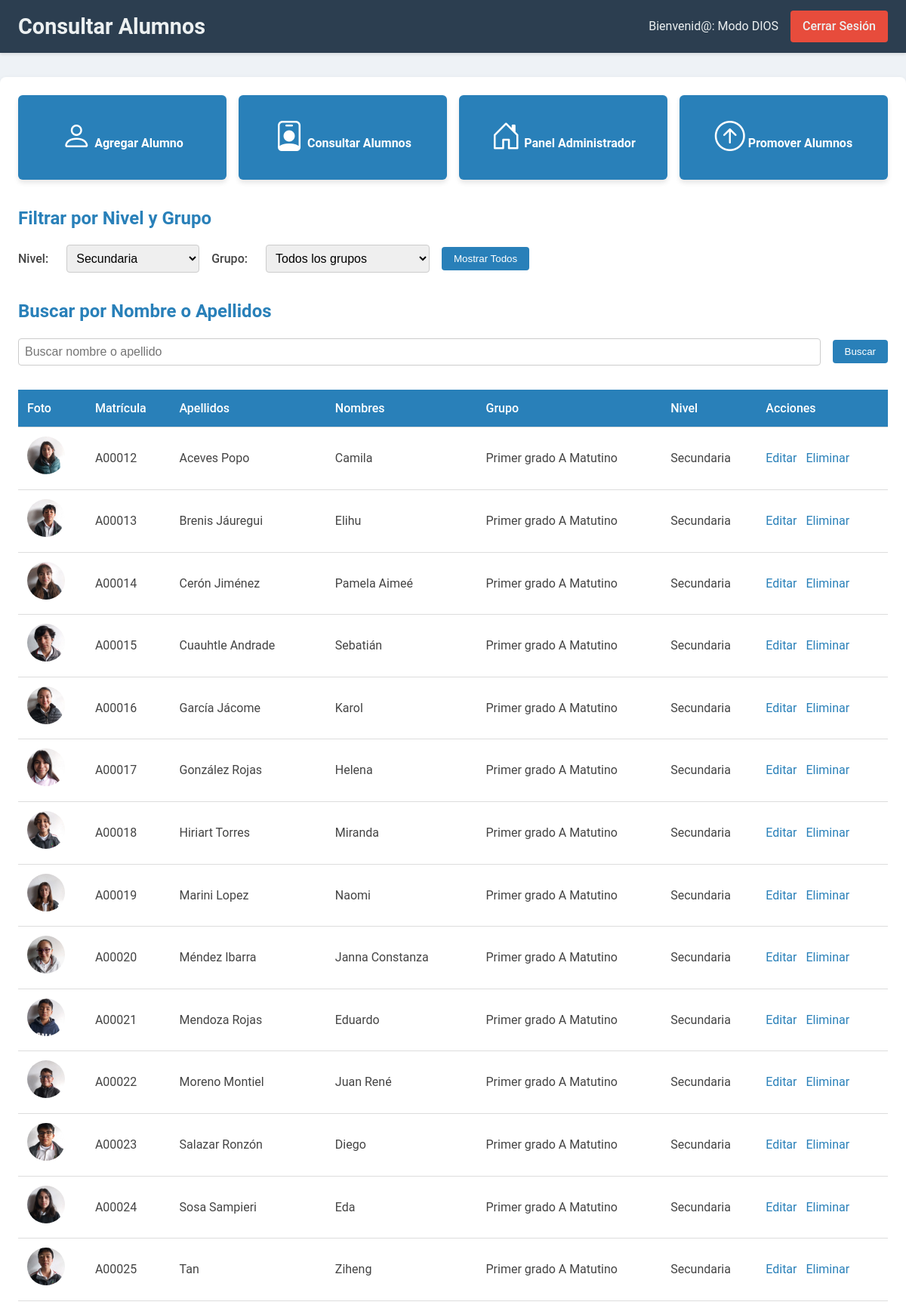
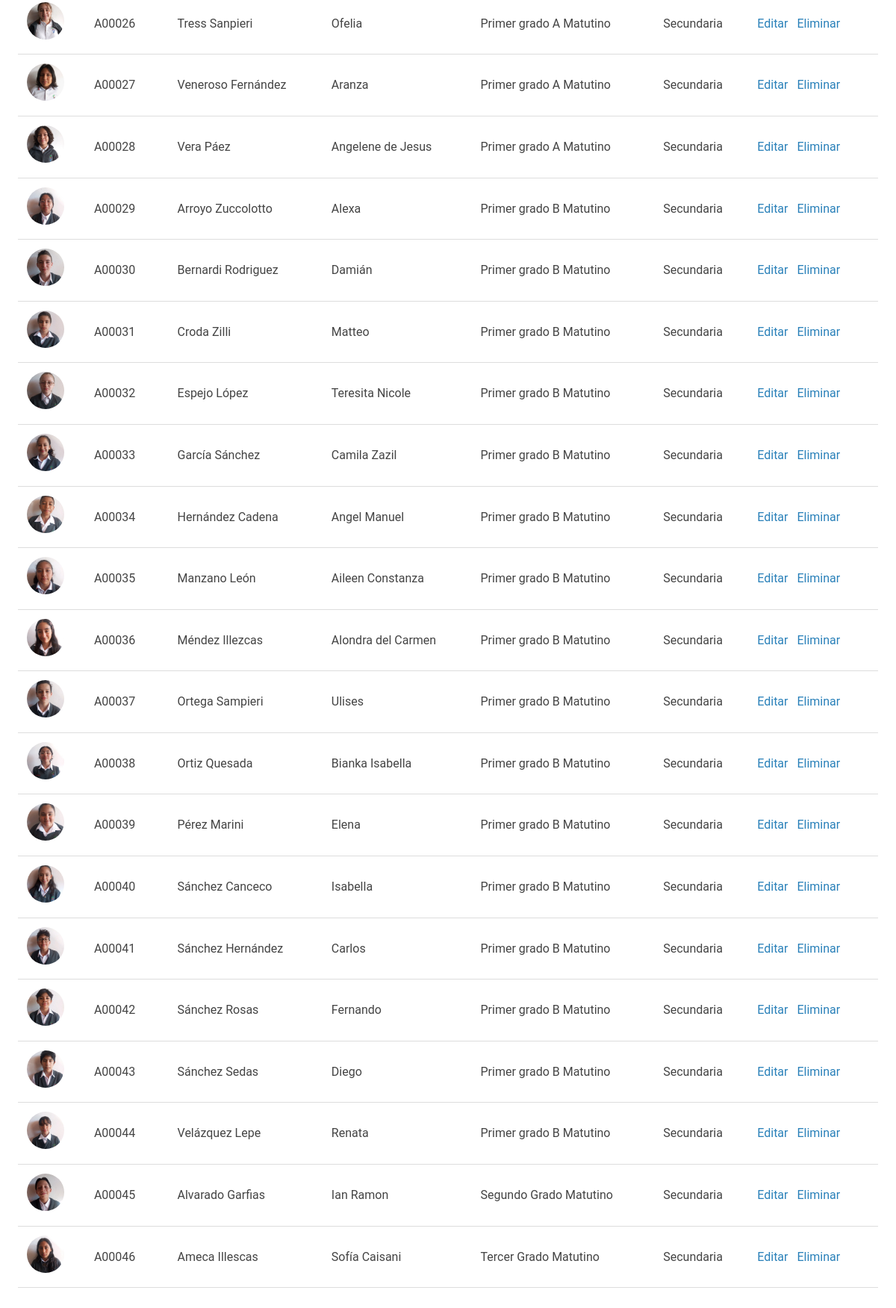
/administrador/consultar_alumnos.php?nivel=2 (signed in), run on the app's committed database (2 pictures, top to bottom).
### tables this page shows
CREATE TABLE `alumnos` (
  `alumno_id` int(11) NOT NULL,
  `matricula` varchar(20) NOT NULL,
  `nombres` varchar(100) NOT NULL,
  `apellidos` varchar(100) NOT NULL,
  `direccion` varchar(255) DEFAULT NULL,
  `telefono` varchar(15) DEFAULT NULL,
  `grupo_id` int(11) NOT NULL,
  `nivel_id` int(11) NOT NULL,
  `fecha_nacimiento` date DEFAULT NULL,
  `foto` varchar(255) DEFAULT NULL,
  `fecha_registro` timestamp NOT NULL DEFAULT current_timestamp()
);

CREATE TABLE `niveles` (
  `nivel_id` int(11) NOT NULL,
  `nivel_nombre` varchar(50) NOT NULL
);

### administrador/consultar_alumnos.php (the view, shortened to what this page needs)
<?php
require_once '../db.php';
$nivelSeleccionado = $_GET['nivel'] ?? '';
$grupoSeleccionado = $_GET['grupo'] ?? '';
$mostrarTodos = isset($_GET['mostrar_todos']);
$busqueda = $_GET['busqueda'] ?? '';
$result = [];
try {
    $niveles = $pdo->query("SELECT * FROM niveles")->fetchAll(PDO::FETCH_ASSOC);
    if ($nivelSeleccionado || $grupoSeleccionado || $mostrarTodos || $busqueda) {
        $query = "SELECT a.*, n.nivel_nombre, CONCAT(g.grado, ' ', g.turno) AS grupo
                  FROM alumnos a
                  LEFT JOIN niveles n ON a.nivel_id = n.nivel_id
                  LEFT JOIN grupos g ON a.grupo_id = g.id_grupo";
        $filters = [];
        $params = [];
        if ($nivelSeleccionado) {
            $filters[] = "a.nivel_id = ?";
            $params[] = $nivelSeleccionado;
        }
        if ($filters) {
            $query .= " WHERE " . implode(' AND ', $filters);
        }
        $query .= " ORDER BY n.nivel_nombre, g.grado, g.turno, a.apellidos";
        $stmt = $pdo->prepare($query);
        $stmt->execute($params);
        $result = $stmt->fetchAll(PDO::FETCH_ASSOC);
    }
} catch (PDOException $e) {
    die("Error al consultar los alumnos: " . $e->getMessage());
}
?>
<!DOCTYPE html>
<html lang="es">
<head>
    <link rel="stylesheet" href="CSS/consultar_alumnos2.css">
    <link href="https://cdn.jsdelivr.net/npm/bootstrap-icons/font/bootstrap-icons.css" rel="stylesheet">
</head>
<body>
<header class="navbar">
    <div class="navbar-container">
        <h1>Consultar Alumnos</h1>
        <div class="navbar-right">
            <span>Bienvenid@: <?php echo htmlspecialchars($_SESSION['nombre']); ?></span>
            <a href="../logout.php" class="logout-button">Cerrar Sesión</a>
        </div>
    </div>
</header>
<main class="main-container">
    <div class="button-container">
        <a href="agregar_alumno.php" class="control-button">
            <i class="bi bi-person"></i>
            <span>Agregar Alumno</span>
        </a>
        <a href="consultar_alumnos.php" class="control-button">
            <i class="bi bi-person-badge"></i>
            <span>Consultar Alumnos</span>
        </a>
        <a href="administrador_dashboard.php" class="control-button">
            <i class="bi bi-house-door"></i>
            <span>Panel Administrador</span>
        </a>
        <a href="promover_alumnos.php" class="control-button">
            <i class="bi bi-arrow-up-circle"></i>
            <span>Promover Alumnos</span>
        </a>
    </div>
    <section class="filter-section">
        <h2>Filtrar por Nivel y Grupo</h2>
        <form method="GET" action="">
            <label for="nivel">Nivel:</label>
            <select name="nivel" id="nivel" onchange="this.form.submit()">
                <?php foreach ($niveles as $nivel): ?>
                    <option value="<?php echo $nivel['nivel_id']; ?>" <?php echo $nivelSeleccionado == $nivel['nivel_id'] ? 'selected' : ''; ?>>
                        <?php echo htmlspecialchars($nivel['nivel_nombre']); ?>
                    </option>
                <?php endforeach; ?>
            </select>
            <?php if ($nivelSeleccionado): ?>
                <label for="grupo">Grupo:</label>
                <select name="grupo" id="grupo" onchange="this.form.submit()">
                    <option value="">Todos los grupos</option>
                </select>
            <?php endif; ?>
            <button type="submit" name="mostrar_todos" value="1">Mostrar Todos</button>
        </form>
    </section>
    <section class="search-section">
        <h2>Buscar por Nombre o Apellidos</h2>
        <form method="GET" action="">
            <input type="text" name="busqueda" placeholder="Buscar nombre o apellido" value="<?php echo htmlspecialchars($busqueda); ?>">
            <button type="submit">Buscar</button>
        </form>
    </section>
    <?php if ($mostrarTodos): ?>
        <?php
        $clasificados = [];
        foreach ($result as $row) {
            $clasificados[$row['nivel_nombre']][$row['grupo']][] = $row;
        }
        ?>
        <?php foreach ($clasificados as $nivel => $grupos): ?>
            <h2>Nivel: <?php echo htmlspecialchars($nivel); ?></h2>
            <?php foreach ($grupos as $grupo => $alumnos): ?>
                <h3>Grupo: <?php echo htmlspecialchars($grupo); ?></h3>
                <table>
                    <thead>
                        <tr>
                            <th>Foto</th>
                            <th>Matrícula</th>
                            <th>Apellidos</th>
                            <th>Nombres</th>
                            <th>Dirección</th>
                            <th>Teléfono</th>
                            <th>Fecha de Nacimiento</th>
                            <th>Acciones</th>
                        </tr>
                    </thead>
                    <tbody>
                        <?php foreach ($alumnos as $alumno): ?>
                            <tr data-alumno='<?php echo htmlspecialchars(json_encode($alumno)); ?>'>
                                <td><img src="../uploads/<?php echo htmlspecialchars($alumno['foto']); ?>" alt="Foto del Alumno" width="50"></td>
                                <td><?php echo htmlspecialchars($alumno['matricula']); ?></td>
                                <td><?php echo htmlspecialchars($alumno['apellidos']); ?></td>
                                <td><?php echo htmlspecialchars($alumno['nombres']); ?></td>
                                <td><?php echo htmlspecialchars($alumno['direccion']); ?></td>
                                <td><?php echo htmlspecialchars($alumno['telefono']); ?></td>
                                <td><?php echo htmlspecialchars($alumno['fecha_nacimiento']); ?></td>
                                <td>
                                    <a href="editar_alumno.php?id=<?php echo $alumno['alumno_id']; ?>" class="action-button">Editar</a>
                                    <a href="eliminar_alumno.php?id=<?php echo $alumno['alumno_id']; ?>" class="action-button" onclick="return confirm('¿Estás seguro de eliminar a este alumno?')">Eliminar</a>
                                </td>
                            </tr>
                        <?php endforeach; ?>
                    </tbody>
                </table>
            <?php endforeach; ?>
        <?php endforeach; ?>
    <?php elseif (!empty($result)): ?>
        <table>
            <thead>
                <tr>
                    <th>Foto</th>
                    <th>Matrícula</th>
                    <th>Apellidos</th>
                    <th>Nombres</th>
                    <th>Grupo</th>
                    <th>Nivel</th>
                    <th>Acciones</th>
                </tr>
            </thead>
            <tbody>
                <?php foreach ($result as $row): ?>
                    <tr data-alumno='<?php echo htmlspecialchars(json_encode($row)); ?>'>
                        <td><img src="../uploads/<?php echo htmlspecialchars($row['foto']); ?>" alt="Foto" width="50"></td>
                        <td><?php echo htmlspecialchars($row['matricula']); ?></td>
                        <td><?php echo htmlspecialchars($row['apellidos']); ?></td>
                        <td><?php echo htmlspecialchars($row['nombres']); ?></td>
                        <td><?php echo htmlspecialchars($row['grupo']); ?></td>
                        <td><?php echo htmlspecialchars($row['nivel_nombre']); ?></td>
                        <td>
                            <a href="editar_alumno.php?id=<?php echo $row['alumno_id']; ?>" class="action-button">Editar</a>
                            <a href="eliminar_alumno.php?id=<?php echo $row['alumno_id']; ?>" class="action-button" onclick="return confirm('¿Estás seguro de eliminar este alumno?')">Eliminar</a>
                        </td>
                    </tr>
                <?php endforeach; ?>
            </tbody>
        </table>
    <?php else: ?>
        <p>No se encontraron resultados.</p>
    <?php endif; ?>
</main>
</body>
</html>

### administrador/CSS/consultar_alumnos2.css (style rules this page uses)
body { margin: 0; padding: 0; font-family: 'Roboto', sans-serif; background-color: #eef2f6; color: #444; line-height: 1.6; }
.navbar { background-color: #2c3e50; color: #ecf0f1; padding: 0.75rem 1.5rem; box-shadow: 0 2px 4px rgba(0, 0, 0, 0.1); position: sticky; top: 0; z-index: 1000; }
.navbar-container { display: flex; justify-content: space-between; align-items: center; max-width: 1200px; margin: 0 auto; }
.navbar h1 { margin: 0; font-size: 1.8rem; font-weight: bold; color: #ecf0f1; }
.navbar-right { display: flex; align-items: center; }
.navbar-right span { margin-right: 1rem; font-size: 1rem; }
.logout-button { text-decoration: none; color: #ecf0f1; background-color: #e74c3c; padding: 0.5rem 1rem; border-radius: 4px; font-weight: 500; border: none; transition: background-color 0.3s ease; cursor: pointer; }
.main-container { max-width: 1200px; margin: 2rem auto; padding: 1.5rem; background-color: #ffffff; border-radius: 8px; box-shadow: 0 4px 8px rgba(0, 0, 0, 0.1); }
.button-container { display: grid; grid-template-columns: repeat(auto-fit, minmax(180px, 1fr)); gap: 1rem; margin-bottom: 2rem; }
.control-button { text-decoration: none; background-color: #2980b9; color: #ffffff; padding: 1.5rem; text-align: center; border-radius: 6px; box-shadow: 0 4px 6px rgba(0, 0, 0, 0.1); font-size: 1rem; font-weight: 500; transition: transform 0.3s ease, background-color 0.3s ease; }
.control-button i { font-size: 2.5rem; margin-bottom: 0.5rem; }
.control-button span { font-size: 1rem; font-weight: bold; }
.filter-section { margin-bottom: 2rem; }
.filter-section h2 { font-size: 1.5rem; margin-bottom: 1rem; color: #2980b9; }
.filter-section form { display: flex; flex-wrap: wrap; gap: 1rem; align-items: center; }
.filter-section label { font-weight: 500; margin-right: 0.5rem; }
.filter-section select, .filter-section input[type="text"] { padding: 0.5rem; border-radius: 4px; border: 1px solid #ccc; font-size: 1rem; }
.filter-section button { padding: 0.5rem 1rem; background-color: #2980b9; color: #ffffff; border: none; border-radius: 4px; cursor: pointer; transition: background-color 0.3s ease; }
.search-section { margin-bottom: 2rem; }
.search-section h2 { font-size: 1.5rem; margin-bottom: 1rem; color: #2980b9; }
.search-section form { display: flex; gap: 1rem; align-items: center; }
.search-section input[type="text"] { flex: 1; padding: 0.5rem; border-radius: 4px; border: 1px solid #ccc; font-size: 1rem; }
.search-section button { padding: 0.5rem 1rem; background-color: #2980b9; color: #ffffff; border: none; border-radius: 4px; cursor: pointer; transition: background-color 0.3s ease; }
table { width: 100%; border-collapse: collapse; margin-bottom: 2rem; }
table th, table td { padding: 0.75rem; text-align: left; border-bottom: 1px solid #ddd; }
table th { background-color: #2980b9; color: #ffffff; font-weight: 500; }
table img { width: 50px; height: 50px; border-radius: 50%; object-fit: cover; }
.action-button { text-decoration: none; color: #2980b9; margin-right: 0.5rem; transition: color 0.3s ease; }

### data on the page
alumnos: foto (placeholder picture), matricula "A00012", apellidos "Aceves Popo", nombres "Camila", grupo "Primer grado A Matutino", nivel.nivel_nombre "Secundaria"
alumnos: foto (placeholder picture), matricula "A00013", apellidos "Brenis Jáuregui", nombres "Elihu", grupo "Primer grado A Matutino", nivel.nivel_nombre "Secundaria"
alumnos: foto (placeholder picture), matricula "A00014", apellidos "Cerón Jiménez", nombres "Pamela Aimeé", grupo "Primer grado A Matutino", nivel.nivel_nombre "Secundaria"
alumnos: foto (placeholder picture), matricula "A00015", apellidos "Cuauhtle Andrade", nombres "Sebatián", grupo "Primer grado A Matutino", nivel.nivel_nombre "Secundaria"
alumnos: foto (placeholder picture), matricula "A00016", apellidos "García Jácome", nombres "Karol", grupo "Primer grado A Matutino", nivel.nivel_nombre "Secundaria"
alumnos: foto (placeholder picture), matricula "A00017", apellidos "González Rojas", nombres "Helena", grupo "Primer grado A Matutino", nivel.nivel_nombre "Secundaria"
alumnos: foto (placeholder picture), matricula "A00018", apellidos "Hiriart Torres", nombres "Miranda", grupo "Primer grado A Matutino", nivel.nivel_nombre "Secundaria"
alumnos: foto (placeholder picture), matricula "A00019", apellidos "Marini Lopez", nombres "Naomi", grupo "Primer grado A Matutino", nivel.nivel_nombre "Secundaria"
alumnos: foto (placeholder picture), matricula "A00020", apellidos "Méndez Ibarra", nombres "Janna Constanza", grupo "Primer grado A Matutino", nivel.nivel_nombre "Secundaria"
alumnos: foto (placeholder picture), matricula "A00021", apellidos "Mendoza Rojas", nombres "Eduardo", grupo "Primer grado A Matutino", nivel.nivel_nombre "Secundaria"
alumnos: foto (placeholder picture), matricula "A00022", apellidos "Moreno Montiel", nombres "Juan René", grupo "Primer grado A Matutino", nivel.nivel_nombre "Secundaria"
alumnos: foto (placeholder picture), matricula "A00023", apellidos "Salazar Ronzón", nombres "Diego", grupo "Primer grado A Matutino", nivel.nivel_nombre "Secundaria"
alumnos: foto (placeholder picture), matricula "A00024", apellidos "Sosa Sampieri", nombres "Eda", grupo "Primer grado A Matutino", nivel.nivel_nombre "Secundaria"
alumnos: foto (placeholder picture), matricula "A00025", apellidos "Tan", nombres "Ziheng", grupo "Primer grado A Matutino", nivel.nivel_nombre "Secundaria"
alumnos: foto (placeholder picture), matricula "A00026", apellidos "Tress Sanpieri", nombres "Ofelia", grupo "Primer grado A Matutino", nivel.nivel_nombre "Secundaria"
alumnos: foto (placeholder picture), matricula "A00027", apellidos "Veneroso Fernández", nombres "Aranza", grupo "Primer grado A Matutino", nivel.nivel_nombre "Secundaria"
alumnos: foto (placeholder picture), matricula "A00028", apellidos "Vera Páez", nombres "Angelene de Jesus", grupo "Primer grado A Matutino", nivel.nivel_nombre "Secundaria"
alumnos: foto (placeholder picture), matricula "A00029", apellidos "Arroyo Zuccolotto", nombres "Alexa", grupo "Primer grado B Matutino", nivel.nivel_nombre "Secundaria"
alumnos: foto (placeholder picture), matricula "A00030", apellidos "Bernardi Rodriguez", nombres "Damián", grupo "Primer grado B Matutino", nivel.nivel_nombre "Secundaria"
alumnos: foto (placeholder picture), matricula "A00031", apellidos "Croda Zilli", nombres "Matteo", grupo "Primer grado B Matutino", nivel.nivel_nombre "Secundaria"
alumnos: foto (placeholder picture), matricula "A00032", apellidos "Espejo López", nombres "Teresita Nicole", grupo "Primer grado B Matutino", nivel.nivel_nombre "Secundaria"
alumnos: foto (placeholder picture), matricula "A00033", apellidos "García Sánchez", nombres "Camila Zazil", grupo "Primer grado B Matutino", nivel.nivel_nombre "Secundaria"
alumnos: foto (placeholder picture), matricula "A00034", apellidos "Hernández Cadena", nombres "Angel Manuel", grupo "Primer grado B Matutino", nivel.nivel_nombre "Secundaria"
alumnos: foto (placeholder picture), matricula "A00035", apellidos "Manzano León", nombres "Aileen Constanza", grupo "Primer grado B Matutino", nivel.nivel_nombre "Secundaria"
alumnos: foto (placeholder picture), matricula "A00036", apellidos "Méndez Illezcas", nombres "Alondra del Carmen", grupo "Primer grado B Matutino", nivel.nivel_nombre "Secundaria"
alumnos: foto (placeholder picture), matricula "A00037", apellidos "Ortega Sampieri", nombres "Ulises", grupo "Primer grado B Matutino", nivel.nivel_nombre "Secundaria"
alumnos: foto (placeholder picture), matricula "A00038", apellidos "Ortiz Quesada", nombres "Bianka Isabella", grupo "Primer grado B Matutino", nivel.nivel_nombre "Secundaria"
alumnos: foto (placeholder picture), matricula "A00039", apellidos "Pérez Marini", nombres "Elena", grupo "Primer grado B Matutino", nivel.nivel_nombre "Secundaria"
alumnos: foto (placeholder picture), matricula "A00040", apellidos "Sánchez Canceco", nombres "Isabella", grupo "Primer grado B Matutino", nivel.nivel_nombre "Secundaria"
alumnos: foto (placeholder picture), matricula "A00041", apellidos "Sánchez Hernández", nombres "Carlos", grupo "Primer grado B Matutino", nivel.nivel_nombre "Secundaria"
alumnos: foto (placeholder picture), matricula "A00042", apellidos "Sánchez Rosas", nombres "Fernando", grupo "Primer grado B Matutino", nivel.nivel_nombre "Secundaria"
alumnos: foto (placeholder picture), matricula "A00043", apellidos "Sánchez Sedas", nombres "Diego", grupo "Primer grado B Matutino", nivel.nivel_nombre "Secundaria"
alumnos: foto (placeholder picture), matricula "A00044", apellidos "Velázquez Lepe", nombres "Renata", grupo "Primer grado B Matutino", nivel.nivel_nombre "Secundaria"
alumnos: foto (placeholder picture), matricula "A00045", apellidos "Alvarado Garfias", nombres "Ian Ramon", grupo "Segundo Grado Matutino", nivel.nivel_nombre "Secundaria"
alumnos: foto (placeholder picture), matricula "A00046", apellidos "Ameca Illescas", nombres "Sofía Caisani", grupo "Tercer Grado Matutino", nivel.nivel_nombre "Secundaria"

### other printed values
$_SESSION['nombre'] "Modo DIOS"
form field nivel "Secundaria"
